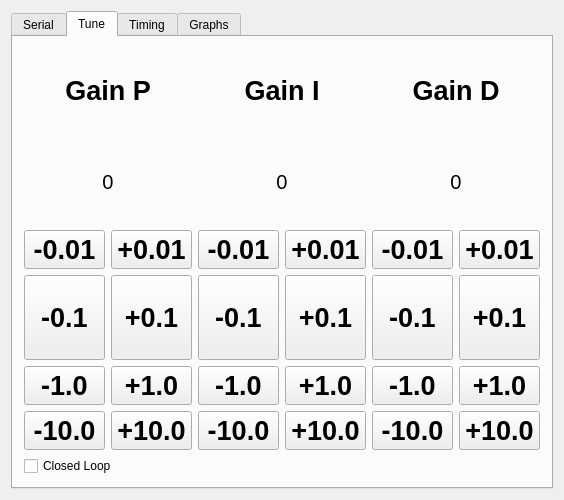
<?xml version="1.0" encoding="UTF-8"?>
<ui version="4.0">
 <class>MainWindow</class>
 <widget class="QMainWindow" name="MainWindow">
  <property name="geometry">
   <rect>
    <x>0</x>
    <y>0</y>
    <width>564</width>
    <height>500</height>
   </rect>
  </property>
  <property name="windowTitle">
   <string>MainWindow</string>
  </property>
  <widget class="QWidget" name="centralWidget">
   <property name="sizePolicy">
    <sizepolicy hsizetype="Expanding" vsizetype="Expanding">
     <horstretch>1</horstretch>
     <verstretch>1</verstretch>
    </sizepolicy>
   </property>
   <layout class="QVBoxLayout" name="verticalLayout">
    <item>
     <widget class="QTabWidget" name="tabWidget">
      <property name="sizePolicy">
       <sizepolicy hsizetype="Expanding" vsizetype="Expanding">
        <horstretch>0</horstretch>
        <verstretch>0</verstretch>
       </sizepolicy>
      </property>
      <property name="currentIndex">
       <number>1</number>
      </property>
      <widget class="QWidget" name="tabSerial">
       <property name="sizePolicy">
        <sizepolicy hsizetype="Expanding" vsizetype="Expanding">
         <horstretch>1</horstretch>
         <verstretch>1</verstretch>
        </sizepolicy>
       </property>
       <property name="maximumSize">
        <size>
         <width>9999</width>
         <height>9999</height>
        </size>
       </property>
       <property name="layoutDirection">
        <enum>Qt::LeftToRight</enum>
       </property>
       <attribute name="title">
        <string>Serial</string>
       </attribute>
       <layout class="QGridLayout" name="gridLayout_2">
        <item row="0" column="2">
         <widget class="QPushButton" name="btnConnect">
          <property name="focusPolicy">
           <enum>Qt::StrongFocus</enum>
          </property>
          <property name="text">
           <string>Connect</string>
          </property>
         </widget>
        </item>
        <item row="0" column="1">
         <widget class="QComboBox" name="cmbPort"/>
        </item>
        <item row="0" column="0">
         <widget class="QLabel" name="lblPort">
          <property name="text">
           <string>Serial Port:</string>
          </property>
         </widget>
        </item>
        <item row="1" column="0">
         <widget class="QLabel" name="lblStatusText">
          <property name="text">
           <string>Status:</string>
          </property>
         </widget>
        </item>
        <item row="1" column="1">
         <widget class="QLabel" name="lblStatusValue">
          <property name="text">
           <string>Disconnected</string>
          </property>
         </widget>
        </item>
        <item row="2" column="0" colspan="3">
         <widget class="QTextEdit" name="txtSerial">
          <property name="enabled">
           <bool>true</bool>
          </property>
          <property name="sizePolicy">
           <sizepolicy hsizetype="Expanding" vsizetype="Expanding">
            <horstretch>1</horstretch>
            <verstretch>1</verstretch>
           </sizepolicy>
          </property>
          <property name="lineWidth">
           <number>1</number>
          </property>
          <property name="readOnly">
           <bool>true</bool>
          </property>
         </widget>
        </item>
       </layout>
      </widget>
      <widget class="QWidget" name="tabTune">
       <property name="sizePolicy">
        <sizepolicy hsizetype="Expanding" vsizetype="Expanding">
         <horstretch>0</horstretch>
         <verstretch>0</verstretch>
        </sizepolicy>
       </property>
       <attribute name="title">
        <string>Tune</string>
       </attribute>
       <layout class="QVBoxLayout" name="verticalLayout_3">
        <item>
         <layout class="QHBoxLayout" name="horizontalLayout">
          <item>
           <layout class="QVBoxLayout" name="vlGainP">
            <item>
             <widget class="QLabel" name="lblGainPName">
              <property name="font">
               <font>
                <pointsize>20</pointsize>
                <weight>75</weight>
                <bold>true</bold>
               </font>
              </property>
              <property name="text">
               <string>&lt;b&gt;Gain P&lt;/b&gt;</string>
              </property>
              <property name="scaledContents">
               <bool>false</bool>
              </property>
              <property name="alignment">
               <set>Qt::AlignCenter</set>
              </property>
             </widget>
            </item>
            <item>
             <widget class="QLabel" name="lblGainPValue">
              <property name="font">
               <font>
                <pointsize>15</pointsize>
                <weight>50</weight>
                <bold>false</bold>
               </font>
              </property>
              <property name="text">
               <string>0</string>
              </property>
              <property name="alignment">
               <set>Qt::AlignCenter</set>
              </property>
             </widget>
            </item>
            <item>
             <layout class="QHBoxLayout" name="horizontalLayout_4">
              <item>
               <widget class="QPushButton" name="btnGainPMinus001">
                <property name="font">
                 <font>
                  <pointsize>20</pointsize>
                  <weight>75</weight>
                  <bold>true</bold>
                 </font>
                </property>
                <property name="text">
                 <string>-0.01</string>
                </property>
               </widget>
              </item>
              <item>
               <widget class="QPushButton" name="btnGainPPlus001">
                <property name="font">
                 <font>
                  <pointsize>20</pointsize>
                  <weight>75</weight>
                  <bold>true</bold>
                 </font>
                </property>
                <property name="text">
                 <string>+0.01</string>
                </property>
               </widget>
              </item>
             </layout>
            </item>
            <item>
             <layout class="QHBoxLayout" name="hlGainP01">
              <item>
               <widget class="QPushButton" name="btnGainPMinus01">
                <property name="sizePolicy">
                 <sizepolicy hsizetype="Preferred" vsizetype="Preferred">
                  <horstretch>0</horstretch>
                  <verstretch>0</verstretch>
                 </sizepolicy>
                </property>
                <property name="font">
                 <font>
                  <pointsize>20</pointsize>
                  <weight>75</weight>
                  <bold>true</bold>
                 </font>
                </property>
                <property name="text">
                 <string>-0.1</string>
                </property>
               </widget>
              </item>
              <item>
               <widget class="QPushButton" name="btnGainPPlus01">
                <property name="sizePolicy">
                 <sizepolicy hsizetype="Preferred" vsizetype="Preferred">
                  <horstretch>0</horstretch>
                  <verstretch>0</verstretch>
                 </sizepolicy>
                </property>
                <property name="font">
                 <font>
                  <pointsize>20</pointsize>
                  <weight>75</weight>
                  <bold>true</bold>
                 </font>
                </property>
                <property name="text">
                 <string>+0.1</string>
                </property>
               </widget>
              </item>
             </layout>
            </item>
            <item>
             <layout class="QHBoxLayout" name="horizontalLayout_2">
              <item>
               <widget class="QPushButton" name="btnGainPMinus10">
                <property name="font">
                 <font>
                  <pointsize>20</pointsize>
                  <weight>75</weight>
                  <bold>true</bold>
                 </font>
                </property>
                <property name="text">
                 <string>-1.0</string>
                </property>
               </widget>
              </item>
              <item>
               <widget class="QPushButton" name="btnGainPPlus10">
                <property name="font">
                 <font>
                  <pointsize>20</pointsize>
                  <weight>75</weight>
                  <bold>true</bold>
                 </font>
                </property>
                <property name="text">
                 <string>+1.0</string>
                </property>
               </widget>
              </item>
             </layout>
            </item>
            <item>
             <layout class="QHBoxLayout" name="horizontalLayout_3">
              <item>
               <widget class="QPushButton" name="btnGainPMinus100">
                <property name="font">
                 <font>
                  <pointsize>20</pointsize>
                  <weight>75</weight>
                  <bold>true</bold>
                 </font>
                </property>
                <property name="text">
                 <string>-10.0</string>
                </property>
               </widget>
              </item>
              <item>
               <widget class="QPushButton" name="btnGainPPlus100">
                <property name="font">
                 <font>
                  <pointsize>20</pointsize>
                  <weight>75</weight>
                  <bold>true</bold>
                 </font>
                </property>
                <property name="text">
                 <string>+10.0</string>
                </property>
               </widget>
              </item>
             </layout>
            </item>
           </layout>
          </item>
          <item>
           <layout class="QVBoxLayout" name="vlGainI">
            <item>
             <widget class="QLabel" name="lblGainIName">
              <property name="font">
               <font>
                <pointsize>20</pointsize>
                <weight>75</weight>
                <bold>true</bold>
               </font>
              </property>
              <property name="text">
               <string>&lt;b&gt;Gain I&lt;/b&gt;</string>
              </property>
              <property name="scaledContents">
               <bool>false</bool>
              </property>
              <property name="alignment">
               <set>Qt::AlignCenter</set>
              </property>
             </widget>
            </item>
            <item>
             <widget class="QLabel" name="lblGainIValue">
              <property name="font">
               <font>
                <pointsize>15</pointsize>
                <weight>50</weight>
                <bold>false</bold>
               </font>
              </property>
              <property name="text">
               <string>0</string>
              </property>
              <property name="alignment">
               <set>Qt::AlignCenter</set>
              </property>
             </widget>
            </item>
            <item>
             <layout class="QHBoxLayout" name="horizontalLayout_9">
              <item>
               <widget class="QPushButton" name="btnGainIMinus001">
                <property name="font">
                 <font>
                  <pointsize>20</pointsize>
                  <weight>75</weight>
                  <bold>true</bold>
                 </font>
                </property>
                <property name="text">
                 <string>-0.01</string>
                </property>
               </widget>
              </item>
              <item>
               <widget class="QPushButton" name="btnGainIPlus001">
                <property name="font">
                 <font>
                  <pointsize>20</pointsize>
                  <weight>75</weight>
                  <bold>true</bold>
                 </font>
                </property>
                <property name="text">
                 <string>+0.01</string>
                </property>
               </widget>
              </item>
             </layout>
            </item>
            <item>
             <layout class="QHBoxLayout" name="hlGainI">
              <item>
               <widget class="QPushButton" name="btnGainIMinus01">
                <property name="sizePolicy">
                 <sizepolicy hsizetype="Preferred" vsizetype="Preferred">
                  <horstretch>0</horstretch>
                  <verstretch>0</verstretch>
                 </sizepolicy>
                </property>
                <property name="font">
                 <font>
                  <pointsize>20</pointsize>
                  <weight>75</weight>
                  <bold>true</bold>
                 </font>
                </property>
                <property name="text">
                 <string>-0.1</string>
                </property>
               </widget>
              </item>
              <item>
               <widget class="QPushButton" name="btnGainIPlus01">
                <property name="sizePolicy">
                 <sizepolicy hsizetype="Preferred" vsizetype="Preferred">
                  <horstretch>0</horstretch>
                  <verstretch>0</verstretch>
                 </sizepolicy>
                </property>
                <property name="font">
                 <font>
                  <pointsize>20</pointsize>
                  <weight>75</weight>
                  <bold>true</bold>
                 </font>
                </property>
                <property name="text">
                 <string>+0.1</string>
                </property>
               </widget>
              </item>
             </layout>
            </item>
            <item>
             <layout class="QHBoxLayout" name="horizontalLayout_6">
              <item>
               <widget class="QPushButton" name="btnGainIMinus10">
                <property name="font">
                 <font>
                  <pointsize>20</pointsize>
                  <weight>75</weight>
                  <bold>true</bold>
                 </font>
                </property>
                <property name="text">
                 <string>-1.0</string>
                </property>
               </widget>
              </item>
              <item>
               <widget class="QPushButton" name="btnGainIPlus10">
                <property name="font">
                 <font>
                  <pointsize>20</pointsize>
                  <weight>75</weight>
                  <bold>true</bold>
                 </font>
                </property>
                <property name="text">
                 <string>+1.0</string>
                </property>
               </widget>
              </item>
             </layout>
            </item>
            <item>
             <layout class="QHBoxLayout" name="horizontalLayout_5">
              <item>
               <widget class="QPushButton" name="btnGainIMinus100">
                <property name="font">
                 <font>
                  <pointsize>20</pointsize>
                  <weight>75</weight>
                  <bold>true</bold>
                 </font>
                </property>
                <property name="text">
                 <string>-10.0</string>
                </property>
               </widget>
              </item>
              <item>
               <widget class="QPushButton" name="btnGainIPlus100">
                <property name="font">
                 <font>
                  <pointsize>20</pointsize>
                  <weight>75</weight>
                  <bold>true</bold>
                 </font>
                </property>
                <property name="text">
                 <string>+10.0</string>
                </property>
               </widget>
              </item>
             </layout>
            </item>
           </layout>
          </item>
          <item>
           <layout class="QVBoxLayout" name="vlGainD">
            <item>
             <widget class="QLabel" name="lblGainDName">
              <property name="font">
               <font>
                <pointsize>20</pointsize>
                <weight>75</weight>
                <bold>true</bold>
               </font>
              </property>
              <property name="text">
               <string>&lt;b&gt;Gain D&lt;/b&gt;</string>
              </property>
              <property name="scaledContents">
               <bool>false</bool>
              </property>
              <property name="alignment">
               <set>Qt::AlignCenter</set>
              </property>
             </widget>
            </item>
            <item>
             <widget class="QLabel" name="lblGainDValue">
              <property name="font">
               <font>
                <pointsize>15</pointsize>
                <weight>50</weight>
                <bold>false</bold>
               </font>
              </property>
              <property name="text">
               <string>0</string>
              </property>
              <property name="alignment">
               <set>Qt::AlignCenter</set>
              </property>
             </widget>
            </item>
            <item>
             <layout class="QHBoxLayout" name="horizontalLayout_10">
              <item>
               <widget class="QPushButton" name="btnGainDMinus001">
                <property name="font">
                 <font>
                  <pointsize>20</pointsize>
                  <weight>75</weight>
                  <bold>true</bold>
                 </font>
                </property>
                <property name="text">
                 <string>-0.01</string>
                </property>
               </widget>
              </item>
              <item>
               <widget class="QPushButton" name="btnGainDPlus001">
                <property name="font">
                 <font>
                  <pointsize>20</pointsize>
                  <weight>75</weight>
                  <bold>true</bold>
                 </font>
                </property>
                <property name="text">
                 <string>+0.01</string>
                </property>
               </widget>
              </item>
             </layout>
            </item>
            <item>
             <layout class="QHBoxLayout" name="hlGainD">
              <item>
               <widget class="QPushButton" name="btnGainDMinus01">
                <property name="sizePolicy">
                 <sizepolicy hsizetype="Preferred" vsizetype="Preferred">
                  <horstretch>0</horstretch>
                  <verstretch>0</verstretch>
                 </sizepolicy>
                </property>
                <property name="font">
                 <font>
                  <pointsize>20</pointsize>
                  <weight>75</weight>
                  <bold>true</bold>
                 </font>
                </property>
                <property name="text">
                 <string>-0.1</string>
                </property>
               </widget>
              </item>
              <item>
               <widget class="QPushButton" name="btnGainDPlus01">
                <property name="sizePolicy">
                 <sizepolicy hsizetype="Preferred" vsizetype="Preferred">
                  <horstretch>0</horstretch>
                  <verstretch>0</verstretch>
                 </sizepolicy>
                </property>
                <property name="font">
                 <font>
                  <pointsize>20</pointsize>
                  <weight>75</weight>
                  <bold>true</bold>
                 </font>
                </property>
                <property name="text">
                 <string>+0.1</string>
                </property>
               </widget>
              </item>
             </layout>
            </item>
            <item>
             <layout class="QHBoxLayout" name="horizontalLayout_8">
              <item>
               <widget class="QPushButton" name="btnGainDMinus10">
                <property name="font">
                 <font>
                  <pointsize>20</pointsize>
                  <weight>75</weight>
                  <bold>true</bold>
                 </font>
                </property>
                <property name="text">
                 <string>-1.0</string>
                </property>
               </widget>
              </item>
              <item>
               <widget class="QPushButton" name="btnGainDPlus10">
                <property name="font">
                 <font>
                  <pointsize>20</pointsize>
                  <weight>75</weight>
                  <bold>true</bold>
                 </font>
                </property>
                <property name="text">
                 <string>+1.0</string>
                </property>
               </widget>
              </item>
             </layout>
            </item>
            <item>
             <layout class="QHBoxLayout" name="horizontalLayout_7">
              <item>
               <widget class="QPushButton" name="btnGainDMinus100">
                <property name="font">
                 <font>
                  <pointsize>20</pointsize>
                  <weight>75</weight>
                  <bold>true</bold>
                 </font>
                </property>
                <property name="text">
                 <string>-10.0</string>
                </property>
               </widget>
              </item>
              <item>
               <widget class="QPushButton" name="btnGainDPlus100">
                <property name="font">
                 <font>
                  <pointsize>20</pointsize>
                  <weight>75</weight>
                  <bold>true</bold>
                 </font>
                </property>
                <property name="text">
                 <string>+10.0</string>
                </property>
               </widget>
              </item>
             </layout>
            </item>
           </layout>
          </item>
         </layout>
        </item>
        <item>
         <layout class="QVBoxLayout" name="verticalLayout_2" stretch="0">
          <item>
           <widget class="QCheckBox" name="cbClosedLoop">
            <property name="sizePolicy">
             <sizepolicy hsizetype="Minimum" vsizetype="Fixed">
              <horstretch>0</horstretch>
              <verstretch>0</verstretch>
             </sizepolicy>
            </property>
            <property name="text">
             <string>Closed Loop</string>
            </property>
           </widget>
          </item>
         </layout>
        </item>
       </layout>
      </widget>
      <widget class="QWidget" name="tabTiming">
       <attribute name="title">
        <string>Timing</string>
       </attribute>
       <layout class="QVBoxLayout" name="verticalLayout_5">
        <item>
         <widget class="QLabel" name="lblLoopTimer">
          <property name="font">
           <font>
            <weight>75</weight>
            <bold>true</bold>
           </font>
          </property>
          <property name="text">
           <string>Control Loop Time (us)</string>
          </property>
          <property name="alignment">
           <set>Qt::AlignCenter</set>
          </property>
         </widget>
        </item>
        <item>
         <widget class="QChartView" name="grphControlTime">
          <property name="sizePolicy">
           <sizepolicy hsizetype="Expanding" vsizetype="Expanding">
            <horstretch>0</horstretch>
            <verstretch>0</verstretch>
           </sizepolicy>
          </property>
         </widget>
        </item>
        <item>
         <widget class="QLabel" name="label">
          <property name="font">
           <font>
            <weight>75</weight>
            <bold>true</bold>
           </font>
          </property>
          <property name="text">
           <string>Idle Loop Time (us)</string>
          </property>
          <property name="alignment">
           <set>Qt::AlignCenter</set>
          </property>
         </widget>
        </item>
        <item>
         <widget class="QChartView" name="grphIdleTime">
          <property name="sizePolicy">
           <sizepolicy hsizetype="Expanding" vsizetype="Expanding">
            <horstretch>0</horstretch>
            <verstretch>0</verstretch>
           </sizepolicy>
          </property>
         </widget>
        </item>
       </layout>
      </widget>
      <widget class="QWidget" name="tab">
       <attribute name="title">
        <string>Graphs</string>
       </attribute>
       <layout class="QVBoxLayout" name="verticalLayout_6">
        <item>
         <widget class="QChartView" name="grphAngleData">
          <property name="sizePolicy">
           <sizepolicy hsizetype="Expanding" vsizetype="Expanding">
            <horstretch>1</horstretch>
            <verstretch>1</verstretch>
           </sizepolicy>
          </property>
         </widget>
        </item>
        <item>
         <widget class="QChartView" name="grphPIDData">
          <property name="sizePolicy">
           <sizepolicy hsizetype="Expanding" vsizetype="Expanding">
            <horstretch>1</horstretch>
            <verstretch>1</verstretch>
           </sizepolicy>
          </property>
         </widget>
        </item>
       </layout>
      </widget>
     </widget>
    </item>
   </layout>
  </widget>
 </widget>
 <layoutdefault spacing="6" margin="11"/>
 <customwidgets>
  <customwidget>
   <class>QChartView</class>
   <extends>QGraphicsView</extends>
   <header>QtCharts</header>
  </customwidget>
 </customwidgets>
 <resources/>
 <connections/>
</ui>
